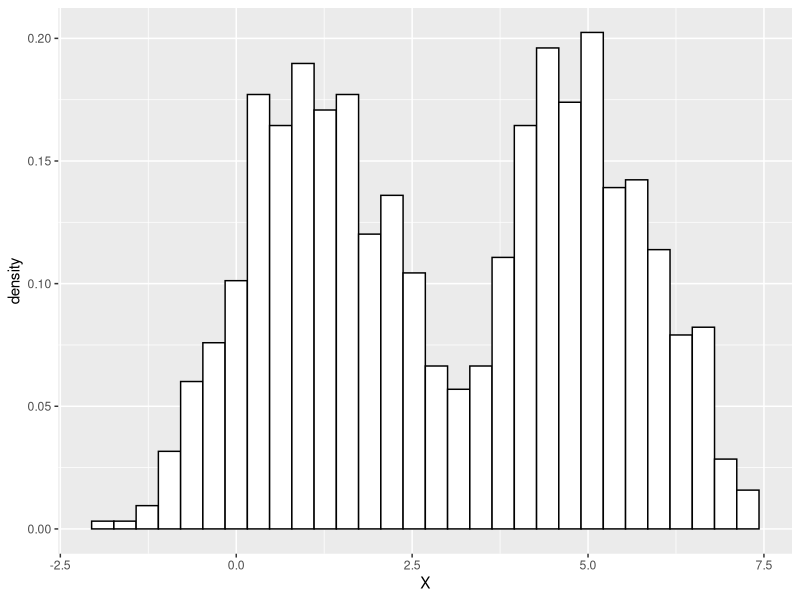

The R source for this figure: (Note: this script raises an error after producing the figure.)
library(ggplot2)

#Gaussian Mixture Model
X <- c(rnorm(500,1,1),rnorm(500,5,1))
ggplot()+geom_histogram(aes(X, ..density..),
                        colour = "black",fill = "white") 

##loglikelihood convergence
mygmm_lik<-function(X,e=10^(-10),maxiter=1000){
  
  p=0.5; n<-length(X);niter<-0
  sigma1<-sd(X); sigma2<-sd(X);err<-1
  mu1<-X[sample(n,1)];mu2<-X[sample(n,1)]
  
  loglike <- sum(log(p*dnorm(X,mu1,sigma1) + (1-p)*dnorm(X,mu2,sigma2)))
  
  while (err>e && niter<=maxiter) {
    
    # E-step
    y <-p*dnorm(X,mu1,sigma1)/(p*dnorm(X,mu1,sigma1)+(1-p)*dnorm(X,mu2,sigma2))
    
    # M-step
    p <- mean(y)
    mu1 <- sum(y*X)/sum(y); mu2 <- sum((1-y)*X)/sum(1-y)
    sigma1 <-sqrt(sum(y*(X-mu1)^2)/sum(y))
    sigma2 <-sqrt(sum((1-y)*(X-mu2)^2)/sum(1-y))
    
    new_loglike<-sum(log(p*dnorm(X,mu1,sigma1) + (1-p)*dnorm(X,mu2,sigma2)))
  
    err<-abs(loglike-new_loglike); niter<-niter+1
    loglike<-new_loglike
  }
  
  result <- list(pi = p,
                 membership = ifelse(y>=p,1,2),
                 mean = c(mu1,mu2),
                 sd = c(sigma1,sigma2),
                 niter = niter)
  
  return(result)
}
mygmm_lik(X)

##pi convergence
mygmm_p <- function(X,e=10^(-10),maxiter=1000){
  
  p=0.5; n<-length(X);niter<-0
  sigma1<-sd(X); sigma2<-sd(X);err<-1
  mu1<-X[sample(n,1)];mu2<-X[sample(n,1)]
  
  err<-1;niter<-0
  
  while(niter<=maxiter && err>e){
    
    #E-step
    y <-p*dnorm(X,mu1,sigma1)/(p*dnorm(X,mu1,sigma1)+(1-p)*dnorm(X,mu2,sigma2))
    
    # M-step
    new_p <- mean(y)
    mu1 <- sum(y*X)/sum(y); mu2 <- sum((1-y)*X)/sum(1-y)
    sigma1 <-sqrt(sum(y*(X-mu1)^2)/sum(y))
    sigma2 <-sqrt(sum((1-y)*(X-mu2)^2)/sum(1-y))
    
    niter = niter + 1
    err = abs(new_p - p)
    p = new_p
  }
  
  result <- list(pi = p,
                 membership = ifelse(y>=p,1,2),
                 mean = c(mu1,mu2),
                 sd = c(sigma1,sigma2),
                 niter = niter)
  
  return(result)
}

mygmm_p(X)

plot_mix_comps <- function(x, mu, sigma, lam) {
  lam * dnorm(x, mu, sigma)
}

data.frame(x = X) %>% ggplot() +
  geom_histogram(aes(x, ..density..), colour = "black",fill = "white") +
  stat_function(geom = "line", fun = plot_mix_comps,
                args = list(mygmm_p(X)$mean[1], mygmm_p(X)$sd[1], 
                            lam = mygmm_p(X)$pi),
                colour = "red", lwd = 1.5) +
  stat_function(geom = "line", fun = plot_mix_comps,
                args = list(mygmm_p(X)$mean[2], mygmm_p(X)$sd[2], 
                            lam = 1-mygmm_p(X)$pi),
                colour = "blue", lwd = 1.5) +
  ylab("Density") +xlab("Values") + ggtitle("Final GMM Fit")